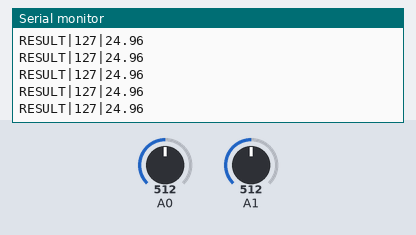
A sketch run on a simulated Arduino Uno, built with avr-gcc and run on an emulated ATmega328P. On the bench: the last lines printed to the serial monitor. The inputs (shaded band) are chosen by the test bench; at power-on: A0 = 512, A1 = 512.

Above: at 1.2 s.
1.3 s: A0 set to 716
At 1.57 s:
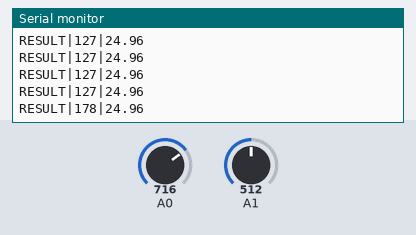
2.8 s: A1 set to 716
At 2.97 s:
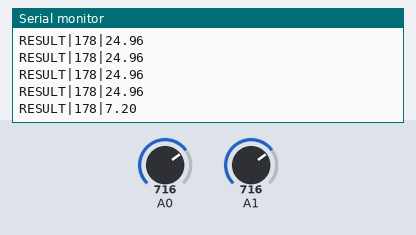
4.3 s: A0 set to 900
At 4.38 s:
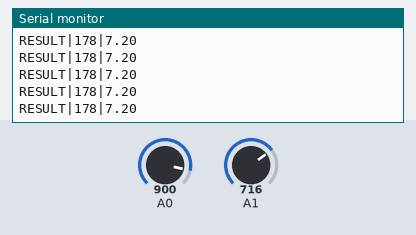
5.8 s: A1 set to 900
At 5.99 s:
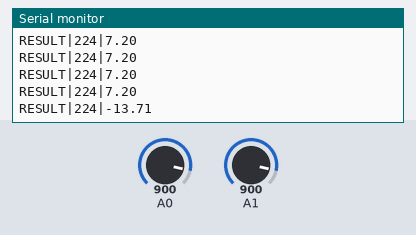
Timing chart, 0 to 8.3 s (numbered marks = the images above; inputs shaded):
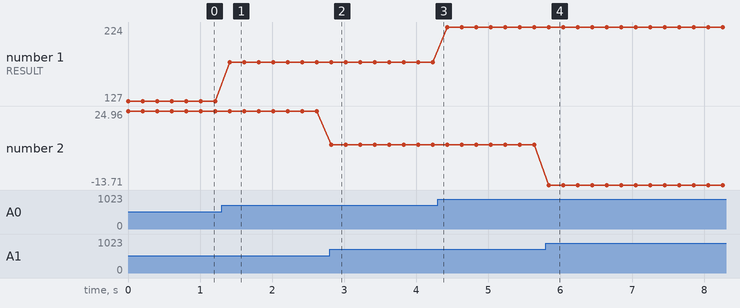

Measured:
- after the input at 1.3 s, the serial monitor: prints a new line after 0.11 s (image 1)
- after the input at 2.8 s, the serial monitor: prints a new line at once (image 2)
- after the input at 5.8 s, the serial monitor: prints a new line at once (image 4)
- plotted number 1: 127 → 178 after the input at 1.3 s, 178 → 224 after the input at 4.3 s
- plotted number 2: 24.96 → 7.2 after the input at 2.8 s, 7.2 → -13.71 after the input at 5.8 s

The sketch:

2Pot_working_with_v3_release_.ino
```cpp
#define R0 10000   //initial value of R0 = 10kohms
#define B 3977     //K
#define VCC 5      // 5V
#define R 10000    // Resistance in series with thermistor

float RT, VR, ln, T, T0, VRT;  //variable


void setup()
{
  T0 = 25 + 273.15;
  pinMode (A0, INPUT);
  pinMode (A1, INPUT);
  Serial.begin(115200);
}

void loop()
{

  int pot1 = analogRead (A0);
  int val = map(pot1,0.0,1024.0,0,255);

  int rawTherm = analogRead (A1);
  VRT = (5.00 / 1023.00)*rawTherm;         //conversion to voltage
  VR = VCC - VRT;
  RT = VRT / (VR/R);                //Resistance of RT

  ln = log (RT/R0);
  T = (1/((ln/B) + (1/T0)));        //Temperature from THermistor
  T = T-273.15;                     //Conversion to oC again from K


  Serial.print ("RESULT|");
  Serial.print(val);
  Serial.print("|");
  Serial.println(T);
  delay (200);
}
```
